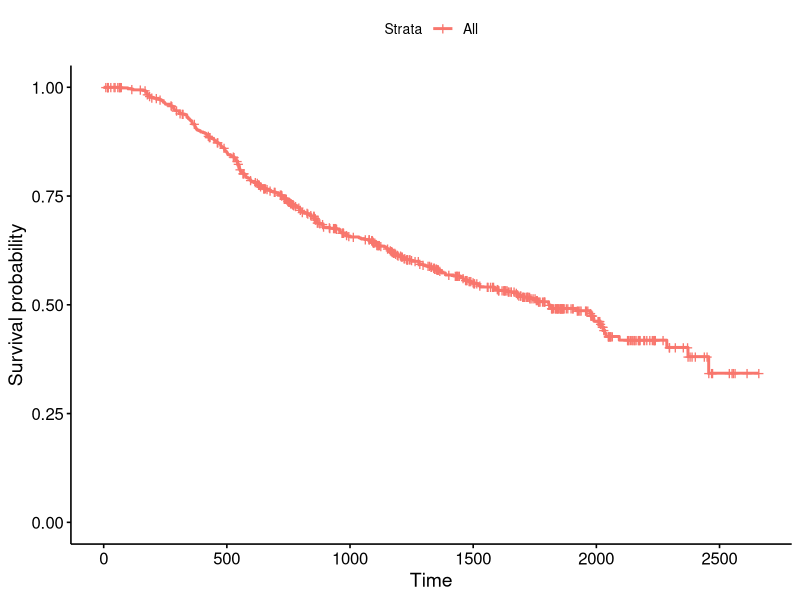
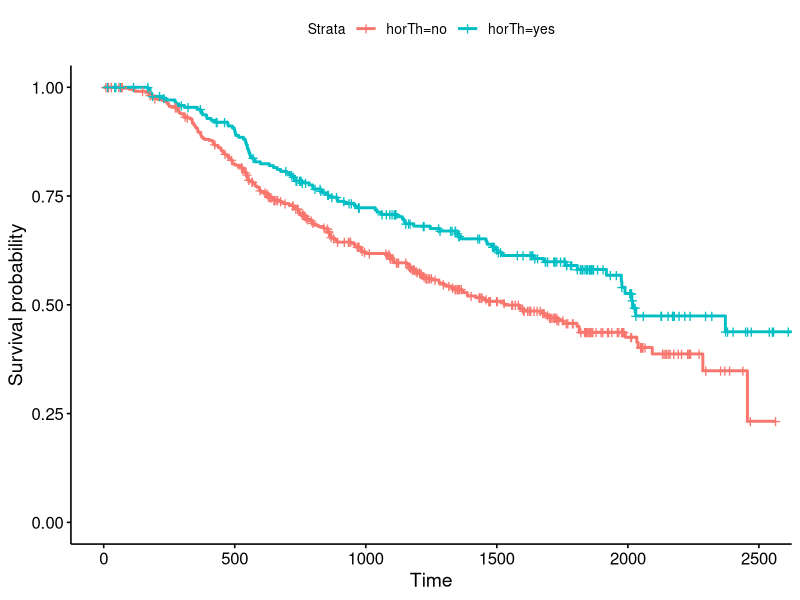
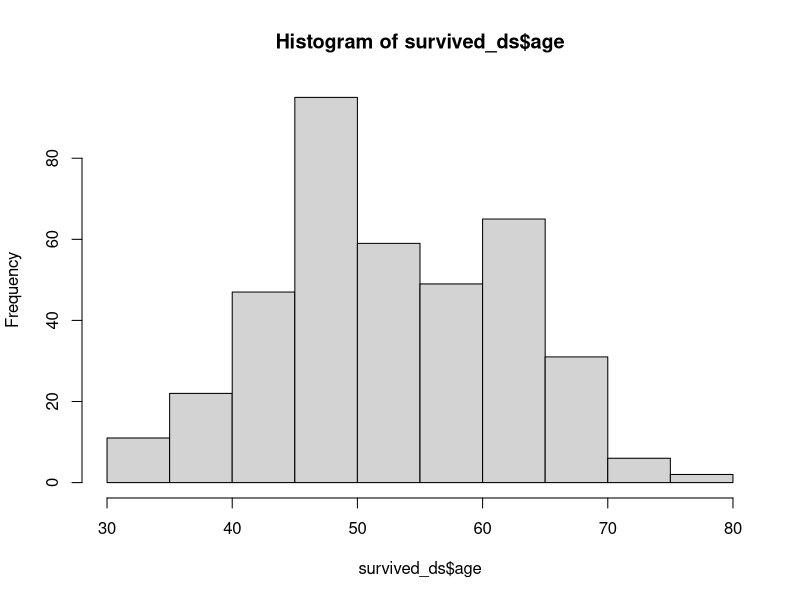
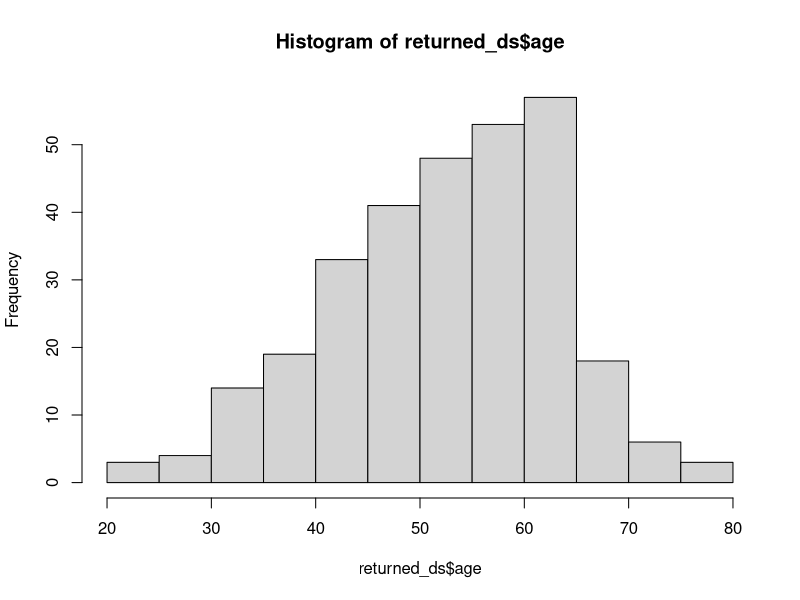
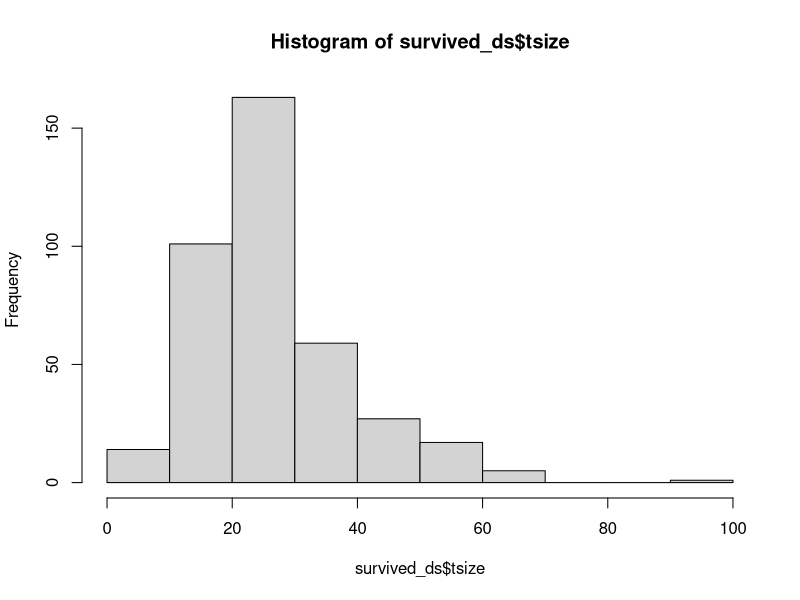
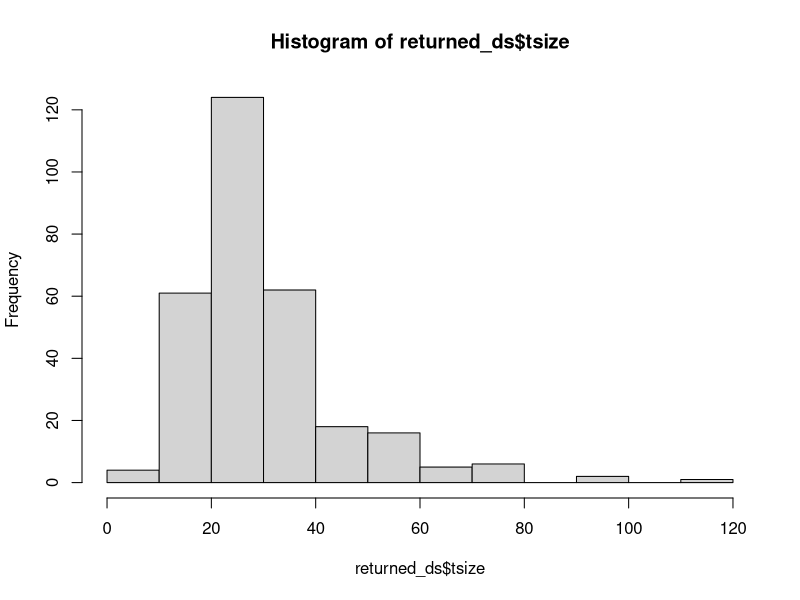

Here is the R script that generated these plots, in order:
## ---- chunk 1
library(tidyverse)
library(survival)
library(survminer)
library(TH.data)
library(broom)
knitr::opts_chunk$set(echo = TRUE, warning = FALSE, message = FALSE)
## ---- chunk 2
data("GBSG2", package = "TH.data")
summary(GBSG2)

GBSG2 = GBSG2 %>% 
  mutate(tgrade = factor(tgrade))
## ---- chunk 3
library(survival)
fit <- survfit(Surv(time, cens) ~ 1, data = GBSG2)

# ----------------------------
# Plot KM curves
# ----------------------------
out <- ggsurvplot(
    fit,
    data = GBSG2,
    risk.table = TRUE,
    conf.int = FALSE,
    xlim = c(0, 2660),
    linetype = "strata"
  )

out$plot
## ---- chunk 4
#Update the generic code below:

fit = survfit(Surv(time, cens) ~ horTh, data = GBSG2)

out = suppressWarnings(ggsurvplot(fit,
           data = GBSG2,
           conf.int = FALSE))

out$plot
## ---- chunk 5
survived_ds <- GBSG2 |>
  filter(cens == 0)

returned_ds <- GBSG2 |>
  filter(cens == 1)

hist(survived_ds$age)
hist(returned_ds$age)
## ---- chunk 6
hist(survived_ds$tsize)
hist(returned_ds$tsize)
## ---- chunk 7
fit1 <- coxph(Surv(time, cens) ~ age + pnodes + horTh, data = GBSG2)
summary(fit1)
## ---- chunk 8
# You can use the following if you want
tidy(fit1, exponentiate = TRUE)
## ---- chunk 9
fit2 <- coxph(Surv(time, cens) ~ age + pnodes + horTh + tgrade + menostat + tsize, data = GBSG2)
summary(fit2)
## ---- chunk 10
AIC(fit1, fit2)
## ---- chunk 11
fit3 <- coxph(Surv(time, cens) ~ age + pnodes + horTh + tgrade + menostat + tsize + age * horTh, data = GBSG2)
summary(fit3)
## ---- chunk 12
zph3 <- cox.zph(fit3)
zph3
